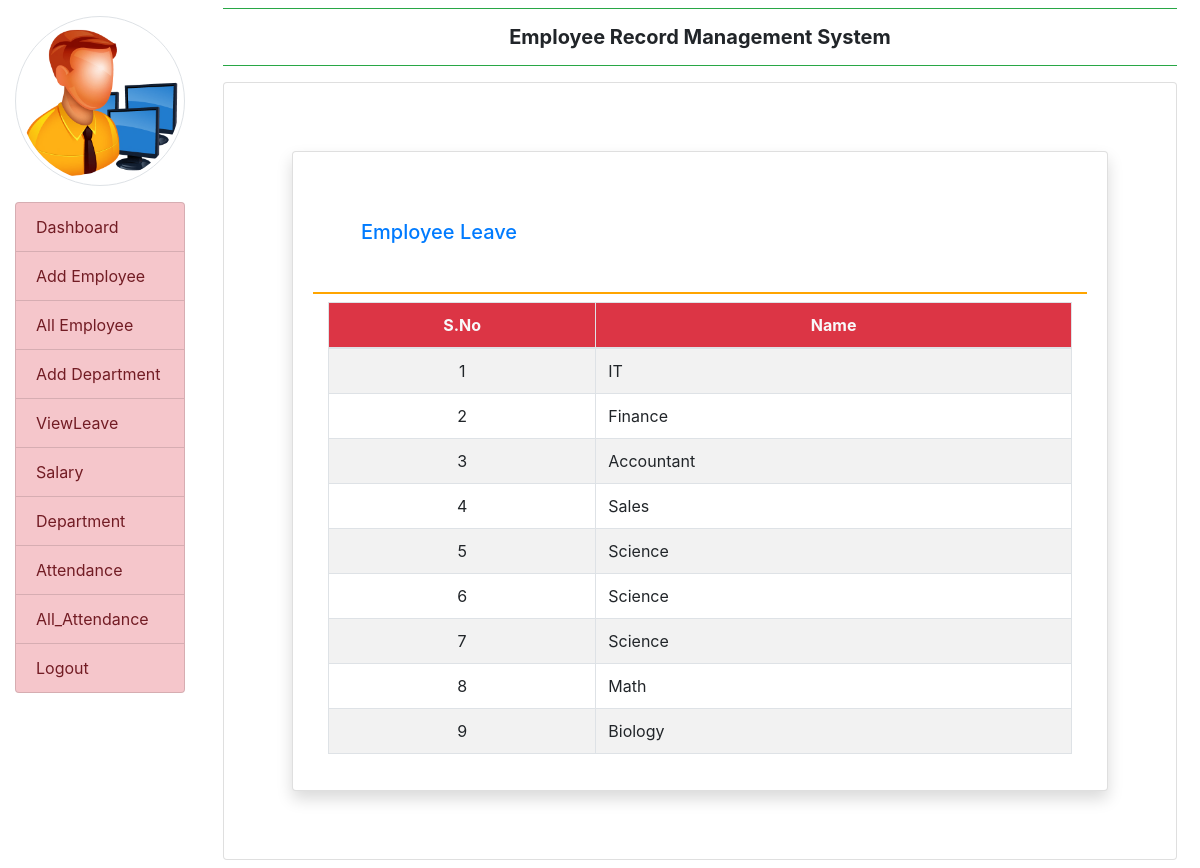
Before: /view_department with the older database file.
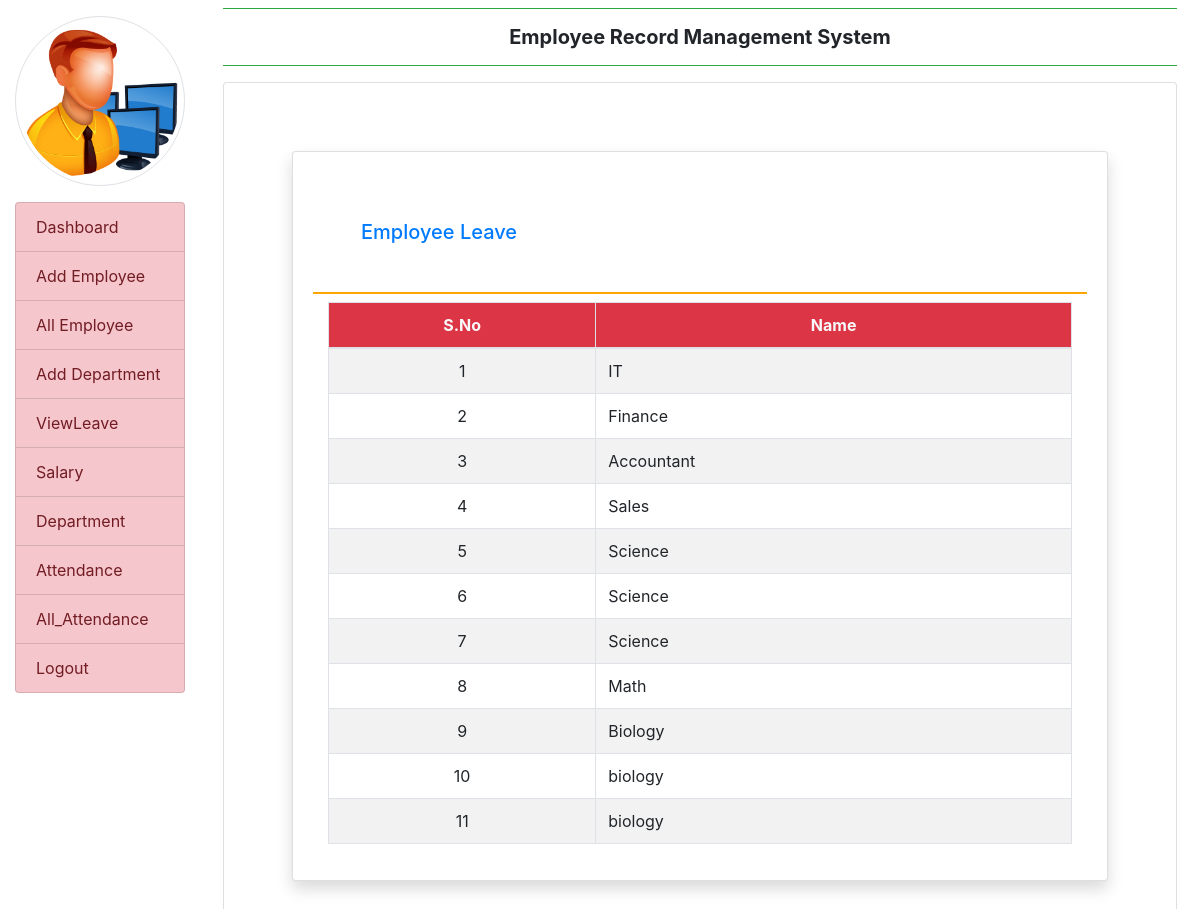
After: the same page with the newer database file.
### employe/models.py (models this page shows, shortened)
class Department(models.Model):
    name=models.CharField(max_length=100)

### employe/views.py (the view)
# urls.py: path('view_department',view_department,name='view_department'),
def view_department(request):
    department=Department.objects.all()
    context={
        'department': department,
    }
    return render(request,'view_department.html',context)

### employe/templates/view_department.html
{% extends 'admin_base.html' %}
{% block main %}
<div class="card shadow m-5">
    <div class="card-body">
        <h5 class="p-5 text-primary" style="border-bottom: 2px solid orange">Employee Leave</h5>
        <div class="container-fluid">
            <div class="table-responsive">
                <table class="table table-striped table-bordered table-hover" id="example">
                    <thead class="bg-danger text-light">
                        <tr>
                            <th class="text-center">S.No</th>
                            <th class="text-center">Name</th>
                        </tr>
                    </thead>
                    <tbody>
                        {% for dept in department %}
                        <tr>
                            <td class="text-center">{{ forloop.counter }}</td>
                            <td>{{ dept.name }}</td>
                        </tr>
                        {% endfor %}
                    </tbody>
                </table>
            </div>
        </div>
    </div>
</div>
{% endblock %}

Changed rows visible on the page:
added Department: name "biology"
added Department: name "biology"
